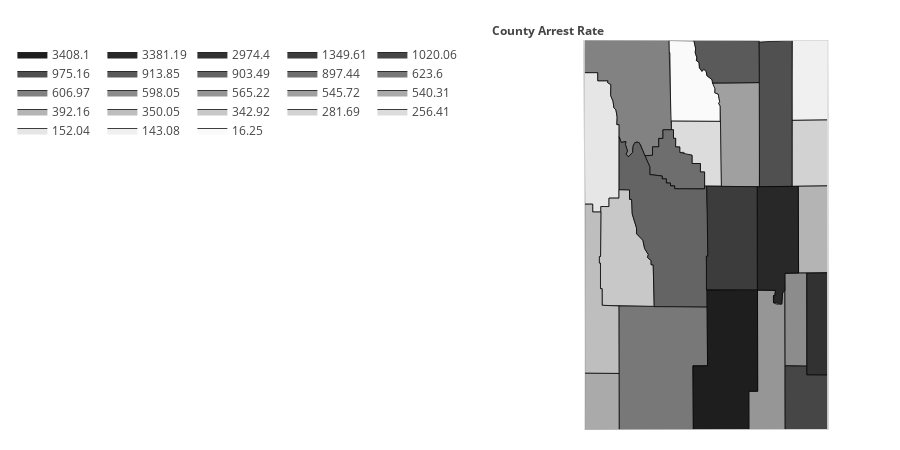

Here is the notebook cell this chart was saved with:
### Code cell
########juvenile arrest rates chloropleth#########
display(HTML('<h1>Juvenile Arrest Rates for {}</h1>'.format(YEAR)))
display(HTML(juvenile_arrests[['Total Incidents','Population 11-17','Rate']].loc[idx[:,YEAR:YEAR], :].transpose().to_html()))
arrest_values = []
for county in counties:
    #print('county: {} with value: {}'.format(county,juvenile_arrests[['Total Incidents','Population 11-17','Rate']].loc[idx[county,YEAR:YEAR], :]['Rate'][0]))
    arrest_values.append(juvenile_arrests[['Total Incidents','Population 11-17','Rate']].loc[idx[county,YEAR:YEAR], :]['Rate'][0])
# print(len(values))
# print(len(fips))
# print(fips)
# print(values)

fig = ff.create_choropleth(
    fips=fips, values=arrest_values,colorscale=grey_scale,
    scope=['Wyoming'], county_outline={'color': 'rgb(0,0,0)', 'width': 0.75},
    legend_title='County Arrest Rate'
)
fig['layout']['legend'].update({'x': -.2,'orientation':'h'})
fig['layout']['annotations'][0].update({'x': -0.12, 'xanchor': 'left'})
# print(dir(fig['layout']['legend']))
# print(str(fig['layout']['legend']))
pl.offline.iplot(fig, filename='arrest_rates_choropleth_wyoming')

### Figure 1 — Plotly figure (JSON) as saved in the notebook; plotly's stock layout.template omitted (floating-point values rounded to 4 significant figures)
{"data": [{"fill": "toself", "fillcolor": "rgb(250,250,250)", "hoverinfo": "none", "line": {"color": "rgb(0,0,0)", "width": 0.75}, "mode": "lines", "name": "16.25", "type": "scatter", "uid": "ad215f1a-b5f9-11e8-a737-e82aea1df894", "x": [-108.6, -107.9, -107.8, -107.9, -107.8, -107.8, -107.8, -107.7, -107.7, -107.6, -107.5, -107.5, -107.4, -107.3, -107.3, -107.2, -107.2, -107.2, -107.1, -107.1, -108.6, -108.6, -108.6, -108.6, null], "y": [45.0, 44.99, 44.91, 44.87, 44.82, 44.79, 44.77, 44.72, 44.68, 44.7, 44.68, 44.63, 44.6, 44.5, 44.46, 44.45, 44.37, 44.35, 44.32, 44.17, 44.17, 44.87, 44.87, 45.0, null]}, {"fill": "toself", "fillcolor": "rgb(240,240,240)", "hoverinfo": "none", "line": {"color": "rgb(0,0,0)", "width": 0.75}, "mode": "lines", "name": "143.08", "type": "scatter", "uid": "ad215f1b-b5f9-11e8-a737-e82aea1df894", "x": [-105.1, -105.1, -104.1, -104.1, -105.1, -105.1, null], "y": [44.54, 45.0, 45.0, 44.18, 44.18, 44.54, null]}, {"fill": "toself", "fillcolor": "rgb(230,230,230)", "hoverinfo": "none", "line": {"color": "rgb(0,0,0)", "width": 0.75}, "mode": "lines", "name": "152.04", "type": "scatter", "uid": "ad215f1c-b5f9-11e8-a737-e82aea1df894", "x": [-111.1, -110.7, -110.7, -110.4, -110.4, -110.3, -110.3, -110.2, -110.2, -110.1, -110.1, -110.1, -110.1, -110.1, -110.3, -110.3, -110.6, -110.6, -110.8, -110.8, -111.0, -111.1, null], "y": [44.67, 44.67, 44.58, 44.58, 44.56, 44.54, 44.43, 44.37, 44.31, 44.28, 44.21, 44.13, 44.13, 43.38, 43.38, 43.29, 43.29, 43.24, 43.24, 43.32, 43.32, 44.67, null]}, {"fill": "toself", "fillcolor": "rgb(220,220,220)", "hoverinfo": "none", "line": {"color": "rgb(0,0,0)", "width": 0.75}, "mode": "lines", "name": "256.41", "type": "scatter", "uid": "ad215f1d-b5f9-11e8-a737-e82aea1df894", "x": [-108.6, -107.1, -107.1, -107.6, -107.6, -107.7, -107.7, -108.0, -108.0, -108.2, -108.2, -108.2, -108.3, -108.3, -108.4, -108.4, -108.5, -108.5, -108.6, -108.6, null], "y": [44.17, 44.17, 43.5, 43.5, 43.65, 43.65, 43.73, 43.73, 43.82, 43.82, 43.83, 43.85, 43.85, 43.9, 43.9, 43.99, 43.99, 44.08, 44.08, 44.17, null]}, {"fill": "toself", "fillcolor": "rgb(210,210,210)", "hoverinfo": "none", "line": {"color": "rgb(0,0,0)", "width": 0.75}, "mode": "lines", "name": "281.69", "type": "scatter", "uid": "ad215f1e-b5f9-11e8-a737-e82aea1df894", "x": [-105.1, -105.1, -104.1, -104.1, -105.1, -105.1, null], "y": [43.97, 44.18, 44.18, 43.5, 43.5, 43.97, null]}, {"fill": "toself", "fillcolor": "rgb(200,200,200)", "hoverinfo": "none", "line": {"color": "rgb(0,0,0)", "width": 0.75}, "mode": "lines", "name": "342.92", "type": "scatter", "uid": "ad215f1f-b5f9-11e8-a737-e82aea1df894", "x": [-110.6, -110.6, -110.6, -110.3, -110.3, -110.1, -110.1, -109.8, -109.8, -109.7, -109.7, -109.6, -109.6, -109.4, -109.3, -109.2, -109.2, -109.1, -109.1, -109.1, -109.0, -110.5, -110.5, -110.6, -110.6, -110.6, -110.6, null], "y": [42.78, 42.78, 43.29, 43.29, 43.38, 43.38, 43.46, 43.46, 43.37, 43.37, 43.22, 43.07, 43.01, 42.95, 42.86, 42.8, 42.77, 42.74, 42.69, 42.69, 42.26, 42.28, 42.45, 42.45, 42.71, 42.71, 42.78, null]}, {"fill": "toself", "fillcolor": "rgb(190,190,190)", "hoverinfo": "none", "line": {"color": "rgb(0,0,0)", "width": 0.75}, "mode": "lines", "name": "350.05", "type": "scatter", "uid": "ad215f20-b5f9-11e8-a737-e82aea1df894", "x": [-111.0, -111.0, -110.8, -110.8, -110.6, -110.6, -110.6, -110.6, -110.6, -110.6, -110.5, -110.5, -110.1, -110.0, -111.0, -111.0, null], "y": [42.15, 43.32, 43.32, 43.24, 43.24, 42.78, 42.78, 42.71, 42.71, 42.45, 42.45, 42.28, 42.27, 41.58, 41.58, 42.15, null]}, {"fill": "toself", "fillcolor": "rgb(180,180,180)", "hoverinfo": "none", "line": {"color": "rgb(0,0,0)", "width": 0.75}, "mode": "lines", "name": "392.16", "type": "scatter", "uid": "ad215f21-b5f9-11e8-a737-e82aea1df894", "x": [-104.9, -104.1, -104.1, -104.9, -104.9, null], "y": [43.5, 43.5, 42.61, 42.61, 43.5, null]}, {"fill": "toself", "fillcolor": "rgb(170,170,170)", "hoverinfo": "none", "line": {"color": "rgb(0,0,0)", "width": 0.75}, "mode": "lines", "name": "540.31", "type": "scatter", "uid": "ad215f22-b5f9-11e8-a737-e82aea1df894", "x": [-111.0, -111.0, -110.0, -110.0, -111.0, -111.0, null], "y": [41.16, 41.58, 41.58, 41.0, 41.0, 41.16, null]}, {"fill": "toself", "fillcolor": "rgb(160,160,160)", "hoverinfo": "none", "line": {"color": "rgb(0,0,0)", "width": 0.75}, "mode": "lines", "name": "545.72", "type": "scatter", "uid": "ad215f23-b5f9-11e8-a737-e82aea1df894", "x": [-107.4, -106.0, -106.0, -107.1, -107.1, -107.2, -107.2, -107.2, -107.3, -107.3, -107.4, null], "y": [44.56, 44.56, 43.49, 43.49, 44.32, 44.35, 44.37, 44.45, 44.46, 44.5, 44.56, null]}, {"fill": "toself", "fillcolor": "rgb(150,150,150)", "hoverinfo": "none", "line": {"color": "rgb(0,0,0)", "width": 0.75}, "mode": "lines", "name": "565.22", "type": "scatter", "uid": "ad215f24-b5f9-11e8-a737-e82aea1df894", "x": [-106.3, -106.1, -106.1, -105.6, -105.6, -105.6, -105.6, -105.5, -105.4, -105.4, -105.3, -105.3, -106.3, -106.3, null], "y": [41.4, 41.4, 42.43, 42.43, 42.38, 42.38, 42.3, 42.29, 42.29, 42.4, 42.43, 41.0, 41.0, 41.4, null]}, {"fill": "toself", "fillcolor": "rgb(140,140,140)", "hoverinfo": "none", "line": {"color": "rgb(0,0,0)", "width": 0.75}, "mode": "lines", "name": "598.05", "type": "scatter", "uid": "ad215f25-b5f9-11e8-a737-e82aea1df894", "x": [-105.3, -104.7, -104.7, -105.3, -105.3, null], "y": [42.61, 42.61, 41.65, 41.66, 42.61, null]}, {"fill": "toself", "fillcolor": "rgb(130,130,130)", "hoverinfo": "none", "line": {"color": "rgb(0,0,0)", "width": 0.75}, "mode": "lines", "name": "606.97", "type": "scatter", "uid": "ad215f26-b5f9-11e8-a737-e82aea1df894", "x": [-111.1, -111.1, -108.6, -108.6, -108.8, -108.8, -108.9, -108.9, -109.1, -109.1, -109.3, -109.4, -109.5, -109.6, -109.7, -109.8, -109.9, -109.8, -109.9, -109.9, -110.0, -110.1, -110.1, -110.1, -110.1, -110.1, -110.2, -110.2, -110.3, -110.3, -110.4, -110.4, -110.7, -110.7, -111.1, -111.1, null], "y": [44.87, 45.0, 45.0, 44.08, 44.08, 43.99, 43.99, 43.9, 43.9, 43.82, 43.81, 43.93, 43.96, 43.92, 43.85, 43.8, 43.83, 43.86, 43.93, 43.96, 43.95, 44.01, 44.13, 44.13, 44.21, 44.28, 44.31, 44.37, 44.43, 44.54, 44.56, 44.58, 44.58, 44.67, 44.67, 44.87, null]}, {"fill": "toself", "fillcolor": "rgb(120,120,120)", "hoverinfo": "none", "line": {"color": "rgb(0,0,0)", "width": 0.75}, "mode": "lines", "name": "623.6", "type": "scatter", "uid": "ad215f27-b5f9-11e8-a737-e82aea1df894", "x": [-110.1, -110.1, -107.5, -107.5, -107.9, -107.9, -110.0, -110.1, null], "y": [42.01, 42.27, 42.26, 41.66, 41.66, 41.0, 41.0, 42.01, null]}, {"fill": "toself", "fillcolor": "rgb(110,110,110)", "hoverinfo": "none", "line": {"color": "rgb(0,0,0)", "width": 0.75}, "mode": "lines", "name": "897.44", "type": "scatter", "uid": "ad215f28-b5f9-11e8-a737-e82aea1df894", "x": [-109.3, -109.1, -109.1, -108.9, -108.9, -108.8, -108.8, -108.5, -108.5, -108.4, -108.4, -108.3, -108.3, -108.0, -108.0, -107.7, -107.7, -107.6, -107.6, -108.5, -108.5, -108.6, -108.6, -108.7, -108.7, -108.8, -108.8, -109.2, -109.2, -109.3, null], "y": [43.81, 43.82, 43.9, 43.9, 43.99, 43.99, 44.08, 44.08, 43.99, 43.99, 43.9, 43.9, 43.85, 43.82, 43.73, 43.73, 43.65, 43.65, 43.47, 43.47, 43.5, 43.5, 43.53, 43.53, 43.58, 43.58, 43.61, 43.62, 43.7, 43.81, null]}, {"fill": "toself", "fillcolor": "rgb(100,100,100)", "hoverinfo": "none", "line": {"color": "rgb(0,0,0)", "width": 0.75}, "mode": "lines", "name": "903.49", "type": "scatter", "uid": "ad215f29-b5f9-11e8-a737-e82aea1df894", "x": [-110.1, -110.0, -109.9, -109.9, -109.8, -109.9, -109.8, -109.7, -109.7, -109.6, -109.5, -109.2, -109.2, -108.8, -108.8, -108.7, -108.7, -108.6, -108.6, -108.5, -108.5, -107.6, -107.6, -107.5, -107.5, -107.5, -107.5, -107.5, -109.0, -109.1, -109.1, -109.1, -109.2, -109.2, -109.3, -109.4, -109.6, -109.6, -109.7, -109.7, -109.8, -109.8, -110.1, -110.1, null], "y": [44.01, 43.95, 43.96, 43.93, 43.86, 43.83, 43.8, 43.85, 43.91, 43.95, 43.95, 43.7, 43.62, 43.61, 43.58, 43.58, 43.53, 43.53, 43.5, 43.5, 43.47, 43.47, 43.5, 43.5, 43.13, 42.78, 42.78, 42.26, 42.26, 42.69, 42.69, 42.74, 42.77, 42.8, 42.86, 42.95, 43.01, 43.07, 43.22, 43.37, 43.37, 43.46, 43.46, 44.01, null]}, {"fill": "toself", "fillcolor": "rgb(90,90,90)", "hoverinfo": "none", "line": {"color": "rgb(0,0,0)", "width": 0.75}, "mode": "lines", "name": "913.85", "type": "scatter", "uid": "ad215f2a-b5f9-11e8-a737-e82aea1df894", "x": [-107.9, -106.0, -106.0, -107.4, -107.4, -107.5, -107.5, -107.6, -107.7, -107.7, -107.8, -107.8, -107.8, -107.9, -107.9, -107.9, null], "y": [45.0, 44.99, 44.56, 44.56, 44.6, 44.63, 44.68, 44.7, 44.68, 44.72, 44.77, 44.79, 44.82, 44.87, 44.92, 45.0, null]}, {"fill": "toself", "fillcolor": "rgb(80,80,80)", "hoverinfo": "none", "line": {"color": "rgb(0,0,0)", "width": 0.75}, "mode": "lines", "name": "975.16", "type": "scatter", "uid": "ad215f2b-b5f9-11e8-a737-e82aea1df894", "x": [-106.0, -105.1, -105.1, -106.0, -106.0, null], "y": [44.98, 45.0, 43.5, 43.49, 44.98, null]}, {"fill": "toself", "fillcolor": "rgb(70,70,70)", "hoverinfo": "none", "line": {"color": "rgb(0,0,0)", "width": 0.75}, "mode": "lines", "name": "1020.06", "type": "scatter", "uid": "ad215f2c-b5f9-11e8-a737-e82aea1df894", "x": [-105.3, -105.3, -104.7, -104.7, -104.1, -104.1, -105.3, -105.3, null], "y": [41.4, 41.66, 41.65, 41.57, 41.56, 41.0, 41.0, 41.4, null]}, {"fill": "toself", "fillcolor": "rgb(60,60,60)", "hoverinfo": "none", "line": {"color": "rgb(0,0,0)", "width": 0.75}, "mode": "lines", "name": "1349.61", "type": "scatter", "uid": "ad215f2d-b5f9-11e8-a737-e82aea1df894", "x": [-107.5, -107.5, -107.5, -106.1, -106.1, -107.5, -107.5, null], "y": [42.78, 42.78, 43.5, 43.49, 42.43, 42.43, 42.78, null]}, {"fill": "toself", "fillcolor": "rgb(50,50,50)", "hoverinfo": "none", "line": {"color": "rgb(0,0,0)", "width": 0.75}, "mode": "lines", "name": "2974.4", "type": "scatter", "uid": "ad215f2e-b5f9-11e8-a737-e82aea1df894", "x": [-104.7, -104.1, -104.1, -104.7, -104.7, null], "y": [42.61, 42.61, 41.56, 41.57, 42.61, null]}, {"fill": "toself", "fillcolor": "rgb(40,40,40)", "hoverinfo": "none", "line": {"color": "rgb(0,0,0)", "width": 0.75}, "mode": "lines", "name": "3381.19", "type": "scatter", "uid": "ad215f2f-b5f9-11e8-a737-e82aea1df894", "x": [-106.1, -104.9, -104.9, -105.3, -105.3, -105.4, -105.4, -105.6, -105.6, -105.6, -105.6, -106.1, -106.1, null], "y": [43.49, 43.5, 42.61, 42.61, 42.43, 42.4, 42.29, 42.3, 42.38, 42.38, 42.43, 42.43, 43.49, null]}, {"fill": "toself", "fillcolor": "rgb(30,30,30)", "hoverinfo": "none", "line": {"color": "rgb(0,0,0)", "width": 0.75}, "mode": "lines", "name": "3408.1", "type": "scatter", "uid": "ad215f30-b5f9-11e8-a737-e82aea1df894", "x": [-107.9, -107.5, -107.5, -106.1, -106.1, -106.3, -106.3, -107.9, -107.9, null], "y": [41.65, 41.66, 42.43, 42.43, 41.4, 41.4, 41.0, 41.0, 41.65, null]}, {"hoverinfo": "text", "legendgroup": "centroids", "marker": {"color": "white", "opacity": 0}, "mode": "markers", "name": "US Counties", "selected": {"marker": {"color": "white", "opacity": 1, "size": 3}}, "showlegend": false, "text": ["County: Albany<br>State: Wyoming<br>FIPS: 56001<br>Value: 565.22", "County: Big Horn<br>State: Wyoming<br>FIPS: 56003<br>Value: 16.25", "County: Campbell<br>State: Wyoming<br>FIPS: 56005<br>Value: 975.16", "County: Carbon<br>State: Wyoming<br>FIPS: 56007<br>Value: 3408.1", "County: Converse<br>State: Wyoming<br>FIPS: 56009<br>Value: 3381.19", "County: Crook<br>State: Wyoming<br>FIPS: 56011<br>Value: 143.08", "County: Fremont<br>State: Wyoming<br>FIPS: 56013<br>Value: 903.49", "County: Goshen<br>State: Wyoming<br>FIPS: 56015<br>Value: 2974.4", "County: Hot Springs<br>State: Wyoming<br>FIPS: 56017<br>Value: 897.44", "County: Johnson<br>State: Wyoming<br>FIPS: 56019<br>Value: 545.72", "County: Laramie<br>State: Wyoming<br>FIPS: 56021<br>Value: 1020.06", "County: Lincoln<br>State: Wyoming<br>FIPS: 56023<br>Value: 350.05", "County: Natrona<br>State: Wyoming<br>FIPS: 56025<br>Value: 1349.61", "County: Niobrara<br>State: Wyoming<br>FIPS: 56027<br>Value: 392.16", "County: Park<br>State: Wyoming<br>FIPS: 56029<br>Value: 606.97", "County: Platte<br>State: Wyoming<br>FIPS: 56031<br>Value: 598.05", "County: Sheridan<br>State: Wyoming<br>FIPS: 56033<br>Value: 913.85", "County: Sublette<br>State: Wyoming<br>FIPS: 56035<br>Value: 342.92", "County: Sweetwater<br>State: Wyoming<br>FIPS: 56037<br>Value: 623.6", "County: Teton<br>State: Wyoming<br>FIPS: 56039<br>Value: 152.04", "County: Uinta<br>State: Wyoming<br>FIPS: 56041<br>Value: 540.31", "County: Washakie<br>State: Wyoming<br>FIPS: 56043<br>Value: 256.41", "County: Weston<br>State: Wyoming<br>FIPS: 56045<br>Value: 281.69"], "type": "scatter", "uid": "ad215f31-b5f9-11e8-a737-e82aea1df894", "unselected": {"marker": {"opacity": 0}}, "x": [-105.7, -108.0, -105.5, -106.9, -105.5, -104.6, -108.6, -104.4, -108.4, -106.6, -104.7, -110.7, -106.8, -104.5, -109.6, -105.0, -106.9, -109.9, -108.9, -110.6, -110.5, -107.7, -104.6], "y": [41.65, 44.53, 44.25, 41.69, 42.97, 44.59, 43.04, 42.09, 43.72, 44.04, 41.31, 42.26, 42.96, 43.06, 44.52, 42.13, 44.79, 42.77, 41.66, 43.93, 41.29, 43.9, 43.84]}, {"hoverinfo": "text", "legendgroup": "States", "line": {"color": "rgb(240, 240, 240)", "width": 1}, "mode": "lines", "showlegend": false, "type": "scatter", "uid": "ad215f32-b5f9-11e8-a737-e82aea1df894", "x": [-111.1, -111.1, -104.1, -104.1, -111.0, -111.1, null], "y": [44.87, 45.0, 45.0, 41.0, 41.0, 44.87, null]}], "layout": {"annotations": [{"showarrow": false, "text": "<b>County Arrest Rate</b>", "x": -0.12, "xanchor": "left", "xref": "paper", "y": 1.05, "yref": "paper"}], "dragmode": "select", "height": 450, "hovermode": "closest", "legend": {"orientation": "h", "traceorder": "reversed", "x": -0.2, "xanchor": "right", "y": 1, "yanchor": "top"}, "margin": {"b": 20, "l": 20, "r": 20, "t": 40}, "width": 900, "xaxis": {"autorange": false, "fixedrange": true, "range": [-112.6, -102.6], "showgrid": false, "showticklabels": false, "zeroline": false}, "yaxis": {"autorange": false, "fixedrange": true, "range": [41.0, 45.0], "showgrid": false, "showticklabels": false, "zeroline": false}}}
